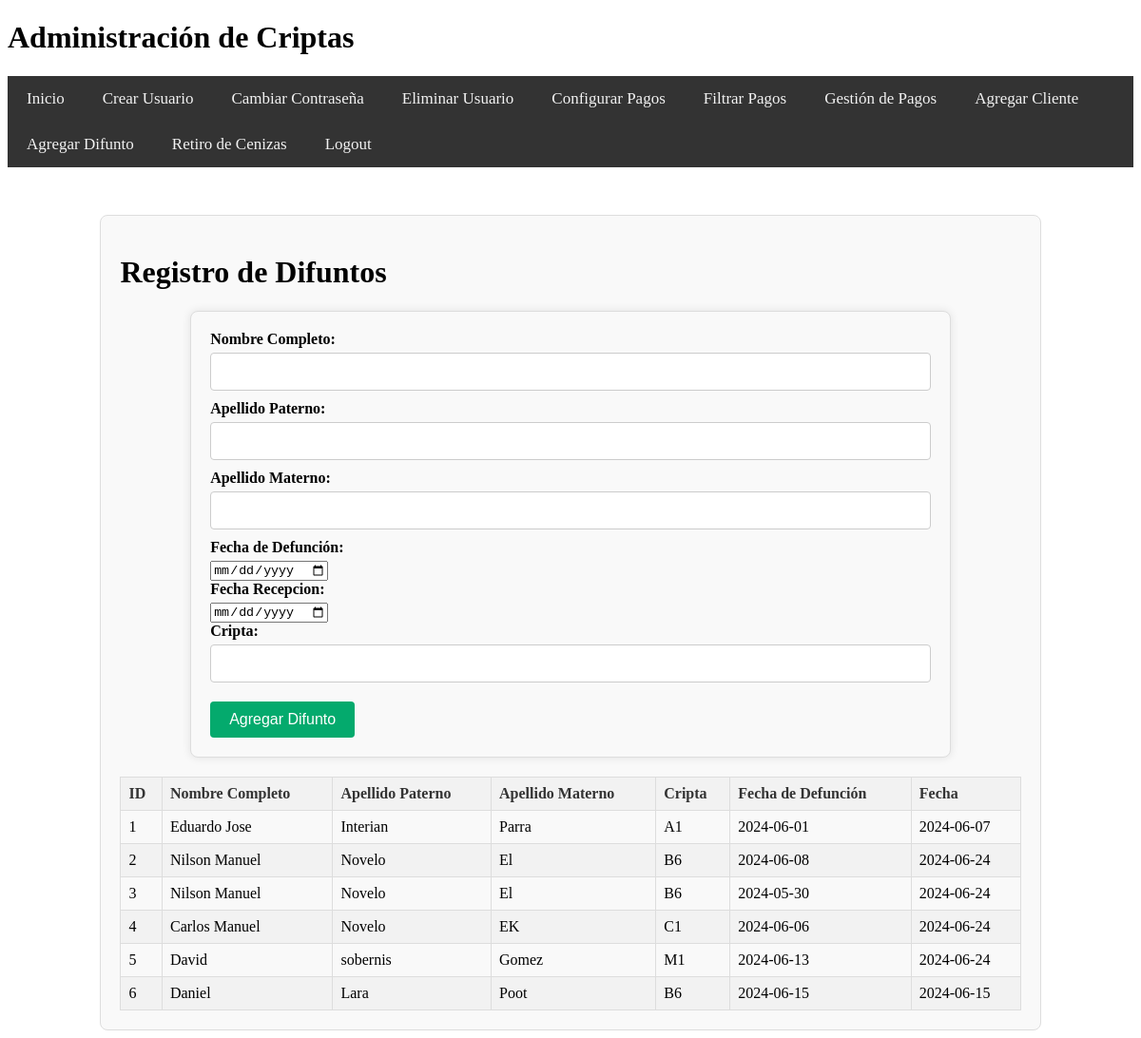
/agregar_difunto (signed in), run on the app's committed database.
### tables this page shows
CREATE TABLE Difuntos (
    ID_difunto INTEGER PRIMARY KEY AUTOINCREMENT,
    Nombre_completo TEXT,
    Apellido_paterno TEXT,
    Apellido_materno TEXT,
    Cripta TEXT,
    Fecha_defuncion DATE,
    Fecha DATE,
    Fecha_Retiro DATE,
    FOREIGN KEY (Cripta) REFERENCES Clientes(Cripta)
);

### app.py (the view, shortened to what this page needs)
@app.route('/agregar_difunto', methods=['GET', 'POST'])
def agregar_difunto():
    if 'username' not in session:
        return redirect(url_for('login'))
    return render_template('agregar_difunto.html', difuntos=get_difuntos())

### app.py (called while the page is built)
def get_db_connection():
    conn = sqlite3.connect('cripta_administracion.db')
    conn.row_factory = sqlite3.Row
    return conn

def get_difuntos():
    conn = get_db_connection()
    cursor = conn.cursor()
    cursor.execute('SELECT * FROM difuntos')
    difuntos = cursor.fetchall()
    conn.close()
    return difuntos

### templates/agregar_difunto.html (shortened to what this page needs)
{% extends "base.html" %}
{% block content %}
<div class="container">
    <h1>Registro de Difuntos</h1>
    <form action="/agregar_difunto" method="post">
        <label for="nombre_completo">Nombre Completo:</label>
        <input type="text" id="nombre_completo" name="nombre_completo" required><br>
        <label for="apellido_paterno">Apellido Paterno:</label>
        <input type="text" id="apellido_paterno" name="apellido_paterno" required><br>
        <label for="apellido_materno">Apellido Materno:</label>
        <input type="text" id="apellido_materno" name="apellido_materno" required><br>
        <label for="fecha_defuncion">Fecha de Defunción:</label>
        <input type="date" id="fecha_defuncion" name="fecha_defuncion" required><br>
        <label for="fecha">Fecha Recepcion:</label>
        <input type="date" id="fecha" name="fecha" required><br>
        <label for="cripta">Cripta:</label>
        <input type="text" id="cripta" name="cripta" required><br>
        <input type="submit" value="Agregar Difunto">
    </form>
    <div style="overflow-x:auto;">
        <table id="tabla-difuntos">
            <thead>
                <tr>
                    <th>ID</th>
                    <th>Nombre Completo</th>
                    <th>Apellido Paterno</th>
                    <th>Apellido Materno</th>
                    <th>Cripta</th>
                    <th>Fecha de Defunción</th>
                    <th>Fecha</th>
                </tr>
            </thead>
            <tbody>
                {% for difunto in difuntos %}
                <tr>
                    <td>{{ difunto[0] }}</td>
                    <td>{{ difunto[1] }}</td>
                    <td>{{ difunto[2] }}</td>
                    <td>{{ difunto[3] }}</td>
                    <td>{{ difunto[4] if difunto[4] else "-" }}</td>
                    <td>{{ difunto[5] }}</td>
                    <td>{{ difunto[6] }}</td>
                </tr>
                {% endfor %}
            </tbody>
        </table>
    </div>
</div>
{% endblock %}

### static/styles.css (style rules this page uses)
.container { width: 80%; margin: auto; padding: 20px; border: 1px solid #ddd; border-radius: 8px; background-color: #f9f9f9; margin-top: 50px; }
form { margin-bottom: 20px; }
form label { display: block; margin-bottom: 5px; font-weight: bold; }
form input[type="text"], form input[type="file"] { width: calc(100% - 12px); padding: 8px; margin-bottom: 10px; border: 1px solid #ccc; border-radius: 4px; font-size: 16px; }
form input[type="submit"] { background-color: #04AA6D; color: white; border: none; padding: 10px 20px; text-align: center; text-decoration: none; display: inline-block; font-size: 16px; margin-top: 10px; cursor: pointer; border-radius: 4px; }
table { width: 100%; border-collapse: collapse; margin-top: 20px; }
table th, table td { border: 1px solid #ddd; padding: 8px; text-align: left; }
table th { background-color: #f2f2f2; color: #333; }
table tr:nth-child(even) { background-color: #f2f2f2; }
form { width: 80%; margin: auto; padding: 20px; border: 1px solid #ddd; border-radius: 8px; background-color: #f9f9f9; box-shadow: 0 0 10px rgba(0, 0, 0, 0.1); margin-top: 20px; }
form input[type="text"], form select { width: calc(100% - 22px); padding: 10px; margin-bottom: 10px; border: 1px solid #ccc; border-radius: 4px; font-size: 16px; }
table, th, td { border: 1px solid #ddd; padding: 8px; text-align: left; }
th { background-color: #f2f2f2; }

### data on the page
Difuntos: ID_difunto "1", Nombre_completo "Eduardo Jose", Apellido_paterno "Interian", Apellido_materno "Parra", Cripta "A1", Fecha_defuncion "2024-06-01", Fecha "2024-06-07"
Difuntos: ID_difunto "2", Nombre_completo "Nilson Manuel", Apellido_paterno "Novelo", Apellido_materno "El", Cripta "B6", Fecha_defuncion "2024-06-08", Fecha "2024-06-24"
Difuntos: ID_difunto "3", Nombre_completo "Nilson Manuel", Apellido_paterno "Novelo", Apellido_materno "El", Cripta "B6", Fecha_defuncion "2024-05-30", Fecha "2024-06-24"
Difuntos: ID_difunto "4", Nombre_completo "Carlos Manuel", Apellido_paterno "Novelo", Apellido_materno "EK", Cripta "C1", Fecha_defuncion "2024-06-06", Fecha "2024-06-24"
Difuntos: ID_difunto "5", Nombre_completo "David", Apellido_paterno "sobernis", Apellido_materno "Gomez", Cripta "M1", Fecha_defuncion "2024-06-13", Fecha "2024-06-24"
Difuntos: ID_difunto "6", Nombre_completo "Daniel", Apellido_paterno "Lara", Apellido_materno "Poot", Cripta "B6", Fecha_defuncion "2024-06-15", Fecha "2024-06-15"
